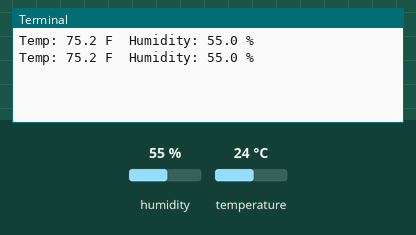
This program was run on a simulated Raspberry Pi (BCM pin numbers). Parts: the last lines printed to the terminal. The inputs (shaded band) are chosen by the test bench; at power-on: humidity 55 %, temperature 24 °C.

Above: at 1.2 s.
1.3 s: humidity set to 22 %
At 2.0 s:
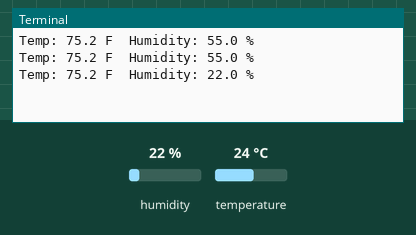
2.8 s: temperature set to 12 °C
At 3.6 s:
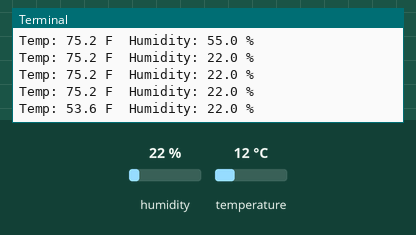
4.3 s: humidity set to 40 %
At 4.3 s:
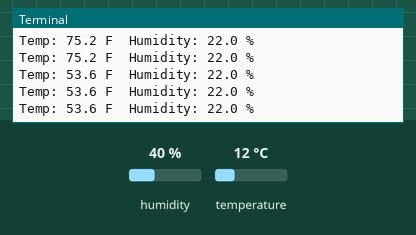
Timing chart, 0 to 7.3 s (numbered marks = the images above; inputs shaded):
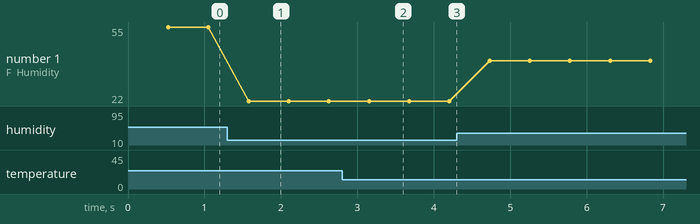

The program:

humidity.py
```python
#!/usr/bin/python
import sys
import Adafruit_DHT

while True:

    humidity, temperature = Adafruit_DHT.read_retry(11, 4)

    convert = temperature * 1.8 + 32

    print ('Temp: {0:0.1f} F  Humidity: {1:0.1f} %'.format(convert, humidity))
```

Measured:
- after the input at 1.3 s, the terminal: prints a new line after 0.28 s (image 1)
- after the input at 2.8 s, the terminal: prints a new line after 0.35 s (image 2)
- plotted number 1: 55 → 22 after the input at 1.3 s, 22 → 40 after the input at 4.3 s
